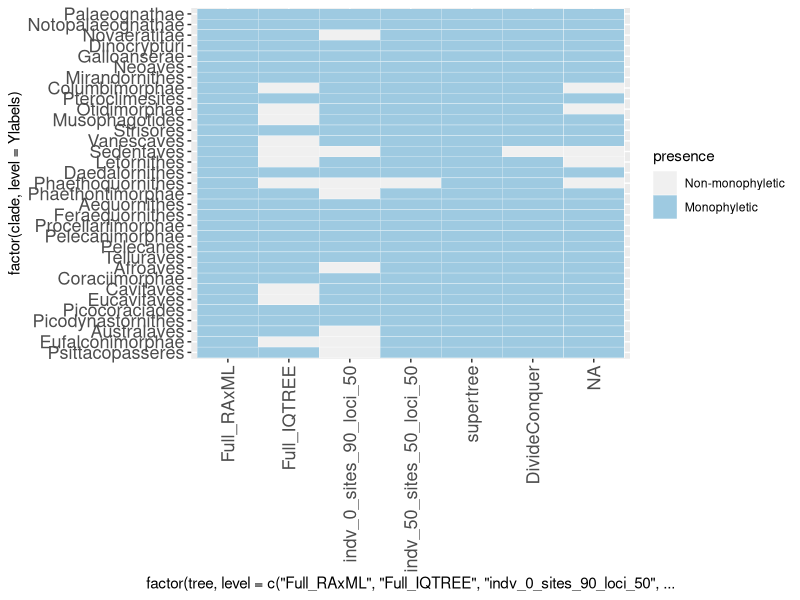

Write R code to recreate this figure.
library(ggplot2)
library(gridExtra)
library(tidyr)
library(dplyr)
library(RColorBrewer)

########## plot presence/absence matrix of clades ###########
clade<- read.csv("clade_monophyly.csv")
clades<- c("Palaeognathae","Notopalaeognathae","Novaeratitae","Dinocrypturi","Galloanserae","Neoaves","Mirandornithes","Columbimorphae","Pteroclimesites","Otidimorphae","Musophagotides","Strisores","Vanescaves","Sedentaves","Letornithes","Daedalornithes","Phaethoquornithes","Phaethontimorphae","Aequornithes","Feraequornithes","Procellariimorphae","Pelecanimorphae","Pelecanes","Telluraves","Afroaves","Coraciimorphae","Cavitaves","Eucavitaves","Picocoraciades","Picodynastornithes","Australaves","Eufalconimorphae","Psittacopasseres")
Ylabels<- rev(clades)
p2<- ggplot(clade, aes(x=factor(tree, level=c("Full_RAxML","Full_IQTREE","indv_0_sites_90_loci_50",
                                              "indv_50_sites_50_loci_50","supertree","DivideConquer",
                                              "indv0_sites50_loci50_GAMMA","Fulldata_parsD",
                                              "Hybrid_supertree","Hybrid_DQ")), 
                  y=factor(clade,level=Ylabels),
                  fill = presence, fsize=)) + geom_tile(color = "white") + 
  scale_fill_manual(values=c("#F0F0F0","#9ECAE1"),labels = c("Non-monophyletic","Monophyletic"))
pdf(file = "presence_absence_matrix.pdf", width = 6, height = 10)
p2 + theme(axis.text.x = element_text(angle = 90, vjust = 0.5, hjust=1),axis.text=element_text(size=13))
dev.off()
